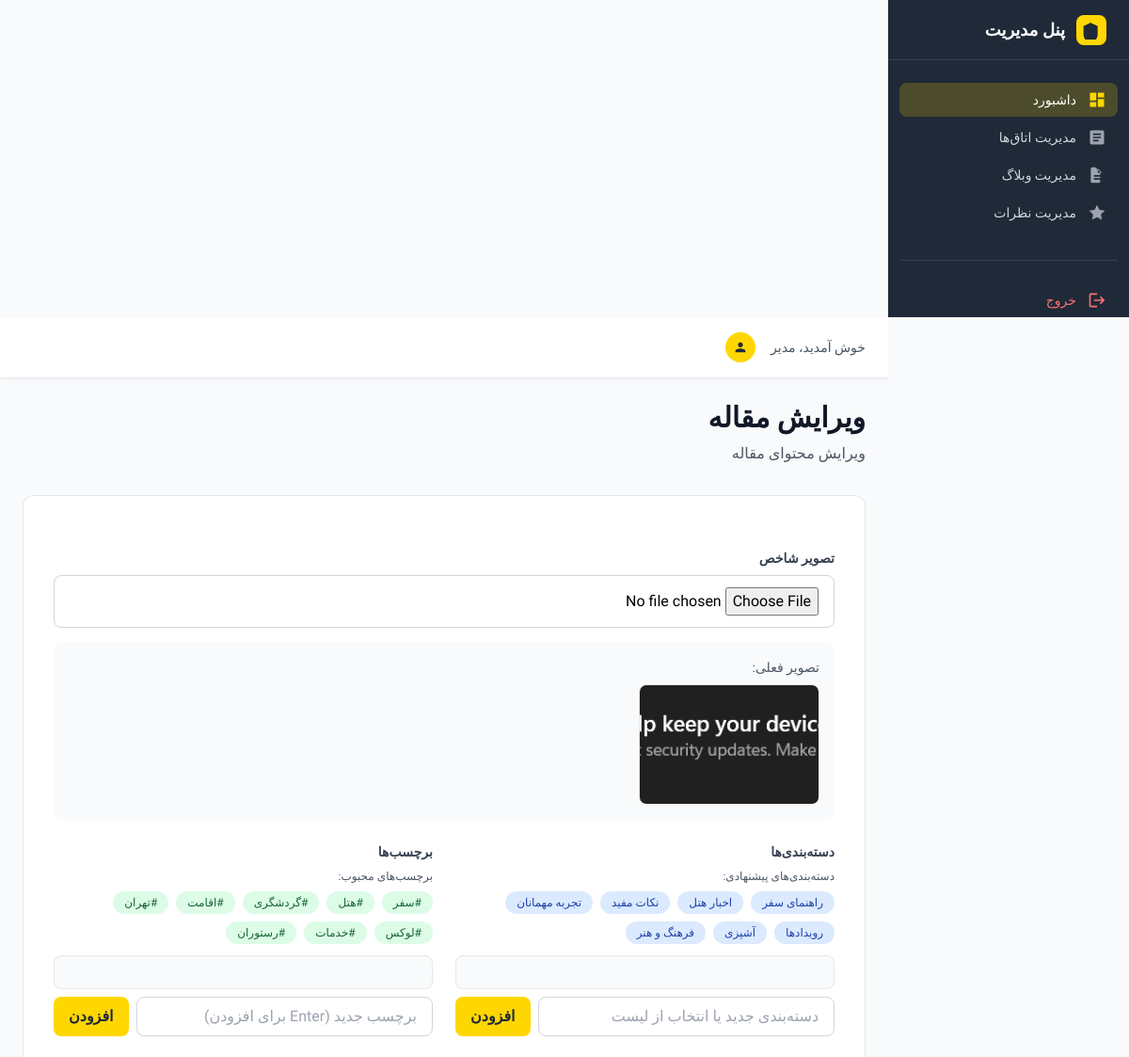
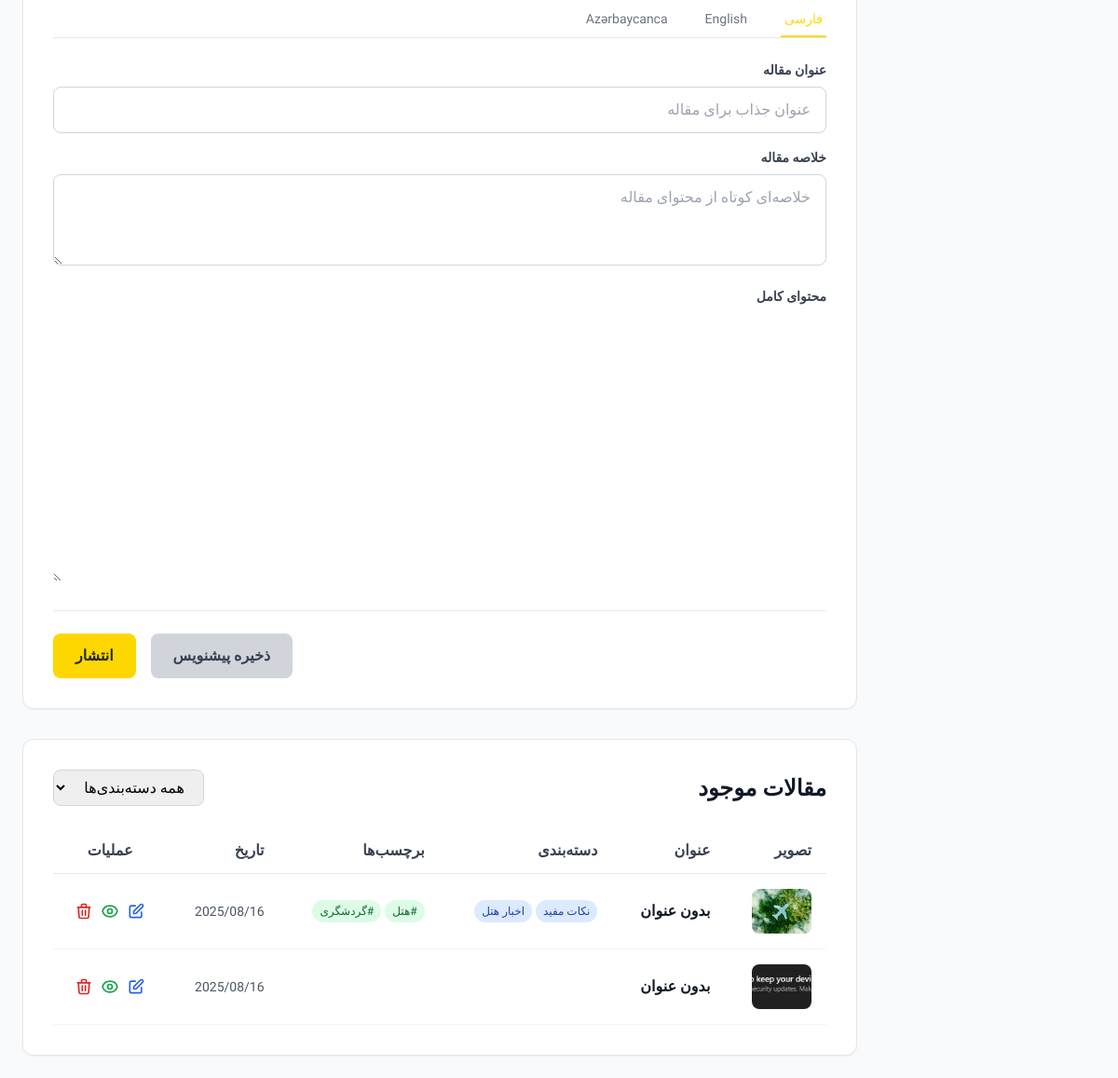
/admin/manage-blog.php?edit=3 (signed in), run on the app's committed database (2 pictures, top to bottom).
### tables this page shows
CREATE TABLE `blog_posts` (
  `id` int(11) NOT NULL,
  `image` varchar(255) NOT NULL,
  `categories` text DEFAULT NULL,
  `tags` text DEFAULT NULL,
  `created_at` timestamp NOT NULL DEFAULT current_timestamp(),
  `status` enum('draft','published') NOT NULL DEFAULT 'draft'
);

### admin/manage-blog.php (the view, shortened to what this page needs)
<?php
$edit_mode = false;
$post_data = null;
$post_translations = [];
$predefined_categories = ['راهنمای سفر', 'اخبار هتل', 'نکات مفید', 'تجربه مهمانان', 'رویدادها', 'آشپزی', 'فرهنگ و هنر'];
$popular_tags = ['سفر', 'هتل', 'گردشگری', 'اقامت', 'تهران', 'لوکس', 'خدمات', 'رستوران'];
include_once 'partials/header.php';
if (isset($_GET['edit']) && !empty($_GET['edit'])) {
    $edit_mode = true;
    $post_id_to_edit = intval($_GET['edit']);
    $stmt = $conn->prepare("SELECT * FROM blog_posts WHERE id = ?");
    $stmt->bind_param("i", $post_id_to_edit);
    $stmt->execute();
    $post_data = $stmt->get_result()->fetch_assoc();
}
?>
<div class="flex items-center justify-between mb-8">
    <div>
        <h1 class="text-3xl font-bold text-gray-900">
            <?php echo $edit_mode ? 'ویرایش مقاله' : 'مدیریت وبلاگ'; ?>
        </h1>
        <p class="text-gray-600 mt-2">
            <?php echo $edit_mode ? 'ویرایش محتوای مقاله' : 'نوشتن و مدیریت مقالات وبلاگ با ویرایشگر حرفه‌ای'; ?>
        </p>
    </div>
</div>
<div id="blogForm" class="<?php echo $edit_mode ? 'block' : 'hidden'; ?> bg-white rounded-xl shadow-sm border border-gray-200 p-8 mb-8">
    <form action="manage-blog.php" method="POST" enctype="multipart/form-data" class="space-y-6">
        <div>
            <label for="image" class="block text-sm font-semibold text-gray-700 mb-2">تصویر شاخص</label>
            <input type="file"
                   id="image"
                   name="image"
                   <?php echo !$edit_mode ? 'required' : ''; ?>
                   accept="image/*"
                   class="w-full px-4 py-3 border border-gray-300 rounded-lg focus:ring-2 focus:ring-hotel-gold focus:border-transparent transition-colors duration-300">
            <?php if ($edit_mode && $post_data['image']): ?>
                <div class="mt-4 p-4 bg-gray-50 rounded-lg">
                    <p class="text-sm text-gray-600 mb-2">تصویر فعلی:</p>
                    <img src="../uploads/blog/<?php echo $post_data['image']; ?>"
                         class="w-48 h-32 object-cover rounded-lg border border-gray-200"
                         alt="Post Image">
                </div>
            <?php endif; ?>
        </div>
        <div class="grid grid-cols-1 lg:grid-cols-2 gap-6">
            <div>
                <label class="block text-sm font-semibold text-gray-700 mb-2">دسته‌بندی‌ها</label>
                <div class="mb-3">
                    <p class="text-xs text-gray-600 mb-2">دسته‌بندی‌های پیشنهادی:</p>
                    <div class="flex flex-wrap gap-2">
                        <?php foreach ($predefined_categories as $cat): ?>
                            <button type="button" onclick="addPredefinedCategory('<?php echo $cat; ?>')"
                                    class="px-3 py-1 bg-blue-100 text-blue-800 rounded-full text-xs hover:bg-blue-200 transition-colors duration-300">
                                <?php echo $cat; ?>
                            </button>
                        <?php endforeach; ?>
                    </div>
                </div>
                <div id="categoryChips" class="flex flex-wrap gap-2 min-h-[36px] p-2 bg-gray-50 rounded-lg border border-gray-200 mb-2"></div>
                <div class="flex gap-2">
                    <input id="categoryInput"
                           type="text"
                           list="categoryDatalist"
                           class="flex-1 px-4 py-2 border border-gray-300 rounded-lg focus:ring-2 focus:ring-hotel-gold focus:border-transparent transition-colors duration-300"
                           placeholder="دسته‌بندی جدید یا انتخاب از لیست">
                    <button type="button" onclick="addCategory()"
                            class="px-4 py-2 bg-hotel-gold text-hotel-dark rounded-lg font-semibold hover:bg-hotel-gold/90 transition-colors duration-300">
                        افزودن
                    </button>
                </div>
            </div>
            <div>
                <label class="block text-sm font-semibold text-gray-700 mb-2">برچسب‌ها</label>
                <div class="mb-3">
                    <p class="text-xs text-gray-600 mb-2">برچسب‌های محبوب:</p>
                    <div class="flex flex-wrap gap-2">
                        <?php foreach ($popular_tags as $tag): ?>
                            <button type="button" onclick="addPredefinedTag('<?php echo $tag; ?>')"
                                    class="px-3 py-1 bg-green-100 text-green-800 rounded-full text-xs hover:bg-green-200 transition-colors duration-300">
                                #<?php echo $tag; ?>
                            </button>
                        <?php endforeach; ?>
                    </div>
                </div>
                <div id="tagChips" class="flex flex-wrap gap-2 min-h-[36px] p-2 bg-gray-50 rounded-lg border border-gray-200 mb-2"></div>
                <div class="flex gap-2">
                    <input id="tagInput"
                           type="text"
                           list="tagDatalist"
                           class="flex-1 px-4 py-2 border border-gray-300 rounded-lg focus:ring-2 focus:ring-hotel-gold focus:border-transparent transition-colors duration-300"
                           placeholder="برچسب جدید (Enter برای افزودن)">
                    <button type="button" onclick="addTag()"
                            class="px-4 py-2 bg-hotel-gold text-hotel-dark rounded-lg font-semibold hover:bg-hotel-gold/90 transition-colors duration-300">
                        افزودن
                    </button>
                </div>
            </div>
        </div>
        <div x-data="{ activeTab: 'fa' }">
            <div class="border-b border-gray-200 mb-6">
                <nav class="flex space-x-8 space-x-reverse">
                    <button type="button"
                            @click="activeTab = 'fa'"
                            :class="activeTab === 'fa' ? 'border-hotel-gold text-hotel-gold' : 'border-transparent text-gray-500 hover:text-gray-700'"
                            class="py-2 px-1 border-b-2 font-medium text-sm transition-colors duration-300">
                        فارسی
                    </button>
                    <button type="button"
                            @click="activeTab = 'en'"
                            :class="activeTab === 'en' ? 'border-hotel-gold text-hotel-gold' : 'border-transparent text-gray-500 hover:text-gray-700'"
                            class="py-2 px-1 border-b-2 font-medium text-sm transition-colors duration-300">
                        English
                    </button>
                    <button type="button"
                            @click="activeTab = 'az'"
                            :class="activeTab === 'az' ? 'border-hotel-gold text-hotel-gold' : 'border-transparent text-gray-500 hover:text-gray-700'"
                            class="py-2 px-1 border-b-2 font-medium text-sm transition-colors duration-300">
                        Azərbaycanca
                    </button>
                </nav>
            </div>
            <div x-show="activeTab === 'fa'" class="space-y-4">
                <div>
                    <label class="block text-sm font-semibold text-gray-700 mb-2">عنوان مقاله</label>
                    <input type="text"
                           name="translations[fa][title]"
                           value="<?php echo $edit_mode && isset($post_translations['fa']) ? htmlspecialchars($post_translations['fa']['title']) : ''; ?>"
                           required
                           class="w-full px-4 py-3 border border-gray-300 rounded-lg focus:ring-2 focus:ring-hotel-gold focus:border-transparent transition-colors duration-300"
                           placeholder="عنوان جذاب برای مقاله">
                </div>
                <div>
                    <label class="block text-sm font-semibold text-gray-700 mb-2">خلاصه مقاله</label>
                    <textarea name="translations[fa][summary]"
                              rows="3"
                              required
                              class="w-full px-4 py-3 border border-gray-300 rounded-lg focus:ring-2 focus:ring-hotel-gold focus:border-transparent transition-colors duration-300"
                              placeholder="خلاصه‌ای کوتاه از محتوای مقاله"><?php echo $edit_mode && isset($post_translations['fa']) ? htmlspecialchars($post_translations['fa']['summary']) : ''; ?></textarea>
                </div>
                <div>
                    <label class="block text-sm font-semibold text-gray-700 mb-2">محتوای کامل</label>
                    <textarea id="content_fa"
                              name="translations[fa][content]"
                              rows="12"
                              required
                              class="rich-editor w-full"><?php echo $edit_mode && isset($post_translations['fa']) ? htmlspecialchars($post_translations['fa']['content']) : ''; ?></textarea>
                </div>
            </div>
        </div>
        <div class="flex items-center justify-end gap-4 pt-6 border-t border-gray-200">
            <button type="submit" name="save_draft" value="1" class="bg-gray-300 text-gray-700 px-6 py-3 rounded-lg font-semibold hover:bg-gray-400 transition-colors">ذخیره پیشنویس</button>
            <button type="submit" name="publish" value="1" class="bg-hotel-gold text-hotel-dark px-6 py-3 rounded-lg font-semibold hover:bg-hotel-gold/90 transition-colors">انتشار</button>
        </div>
    </form>
</div>
<div class="bg-white rounded-xl shadow-sm border border-gray-200 p-8">
    <div class="flex items-center justify-between mb-6">
        <h2 class="text-2xl font-bold text-gray-900">مقالات موجود</h2>
        <div class="flex items-center space-x-4 space-x-reverse">
            <select id="categoryFilter" onchange="filterByCategory()"
                    class="px-4 py-2 border border-gray-300 rounded-lg focus:ring-2 focus:ring-hotel-gold focus:border-transparent">
                <option value="">همه دسته‌بندی‌ها</option>
            </select>
        </div>
    </div>
    <div class="overflow-x-auto">
        <table class="w-full">
            <thead>
                <tr class="border-b border-gray-200">
                    <th class="text-right py-3 px-4 font-semibold text-gray-700">تصویر</th>
                    <th class="text-right py-3 px-4 font-semibold text-gray-700">عنوان</th>
                    <th class="text-right py-3 px-4 font-semibold text-gray-700">دسته‌بندی</th>
                    <th class="text-right py-3 px-4 font-semibold text-gray-700">برچسب‌ها</th>
                    <th class="text-right py-3 px-4 font-semibold text-gray-700">تاریخ</th>
                    <th class="text-center py-3 px-4 font-semibold text-gray-700">عملیات</th>
                </tr>
            </thead>
            <tbody id="postsTableBody">
                <?php
                $stmt = $conn->prepare("
                    SELECT p.id, p.image, p.categories, p.tags, p.created_at, pt.title
                    FROM blog_posts p
                    LEFT JOIN blog_post_translations pt ON p.id = pt.post_id AND pt.lang_code = 'fa'
                    ORDER BY p.created_at DESC
                ");
                $stmt->execute();
                $result = $stmt->get_result();
                while ($post = $result->fetch_assoc()):
                    $post_date = date("Y/m/d", strtotime($post['created_at']));
                ?>
                <tr class="border-b border-gray-100 hover:bg-gray-50 transition-colors duration-300"
                    data-categories="<?php echo htmlspecialchars($post['categories']); ?>">
                    <td class="py-4 px-4">
                        <?php if ($post['image']): ?>
                            <img src="../uploads/blog/<?php echo $post['image']; ?>"
                                 class="w-16 h-12 object-cover rounded-lg"
                                 alt="Post Image">
                        <?php endif; ?>
                    </td>
                    <td class="py-4 px-4">
                        <div class="font-semibold text-gray-900"><?php echo htmlspecialchars($post['title'] ?: 'بدون عنوان'); ?></div>
                    </td>
                    <td class="py-4 px-4">
                        <?php if ($post['categories']): ?>
                            <div class="flex flex-wrap gap-1">
                                <?php foreach (explode(',', $post['categories']) as $cat): ?>
                                    <span class="px-2 py-1 bg-blue-100 text-blue-800 rounded-full text-xs">
                                        <?php echo htmlspecialchars(trim($cat)); ?>
                                    </span>
                                <?php endforeach; ?>
                            </div>
                        <?php endif; ?>
                    </td>
                    <td class="py-4 px-4">
                        <?php if ($post['tags']): ?>
                            <div class="flex flex-wrap gap-1">
                                <?php foreach (explode(',', $post['tags']) as $tag): ?>
                                    <span class="px-2 py-1 bg-green-100 text-green-800 rounded-full text-xs">
                                        #<?php echo htmlspecialchars(trim($tag)); ?>
                                    </span>
                                <?php endforeach; ?>
                            </div>
                        <?php endif; ?>
                    </td>
                    <td class="py-4 px-4 text-gray-600 text-sm">
                        <?php echo $post_date; ?>
                    </td>
                    <td class="py-4 px-4 text-center">
                        <div class="flex items-center justify-center space-x-2 space-x-reverse">
                            <a href="manage-blog.php?edit=<?php echo $post['id']; ?>"
                               class="text-blue-600 hover:text-blue-800 transition-colors duration-300"
                               title="ویرایش">
                                <svg class="w-5 h-5" fill="none" stroke="currentColor" viewBox="0 0 24 24">
                                    <path stroke-linecap="round" stroke-linejoin="round" stroke-width="2" d="M11 5H6a2 2 0 00-2 2v11a2 2 0 002 2h11a2 2 0 002-2v-5m-1.414-9.414a2 2 0 112.828 2.828L11.828 15H9v-2.828l8.586-8.586z"></path>
                                </svg>
                            </a>
                            <button onclick="previewPost(<?php echo $post['id']; ?>)"
                                    class="text-green-600 hover:text-green-800 transition-colors duration-300"
                                    title="پیش‌نمایش">
                            </button>
                            <button onclick="confirmDelete(<?php echo $post['id']; ?>, '<?php echo htmlspecialchars($post['title']); ?>')"
                                    class="text-red-600 hover:text-red-800 transition-colors duration-300"
                                    title="حذف">
                                <svg class="w-5 h-5" fill="none" stroke="currentColor" viewBox="0 0 24 24">
                                    <path stroke-linecap="round" stroke-linejoin="round" stroke-width="2" d="M19 7l-.867 12.142A2 2 0 0116.138 21H7.862a2 2 0 01-1.995-1.858L5 7m5 4v6m4-6v6m1-10V4a1 1 0 00-1-1h-4a1 1 0 00-1 1v3M4 7h16"></path>
                                </svg>
                            </button>
                        </div>
                    </td>
                </tr>
                <?php endwhile; $stmt->close(); ?>
            </tbody>
        </table>
    </div>
</div>
<?php include_once 'partials/footer.php'; ?>

### admin/partials/header.php (style rules this page uses)
body { font-family: 'Vazirmatn', sans-serif; }

### data on the page
blog_posts: image (picture), title "بدون عنوان", created_at "2025/08/16"
blog_posts: image (picture), title "بدون عنوان", categories "نکات مفید", categories "اخبار هتل", tags "هتل", tags "گردشگری", created_at "2025/08/16"

### other printed values
$cat "راهنمای سفر"
$cat "اخبار هتل"
$cat "نکات مفید"
$cat "تجربه مهمانان"
$cat "رویدادها"
$cat "آشپزی"
$cat "فرهنگ و هنر"
$tag "سفر"
$tag "هتل"
$tag "گردشگری"
$tag "اقامت"
$tag "تهران"
$tag "لوکس"
$tag "خدمات"
$tag "رستوران"
